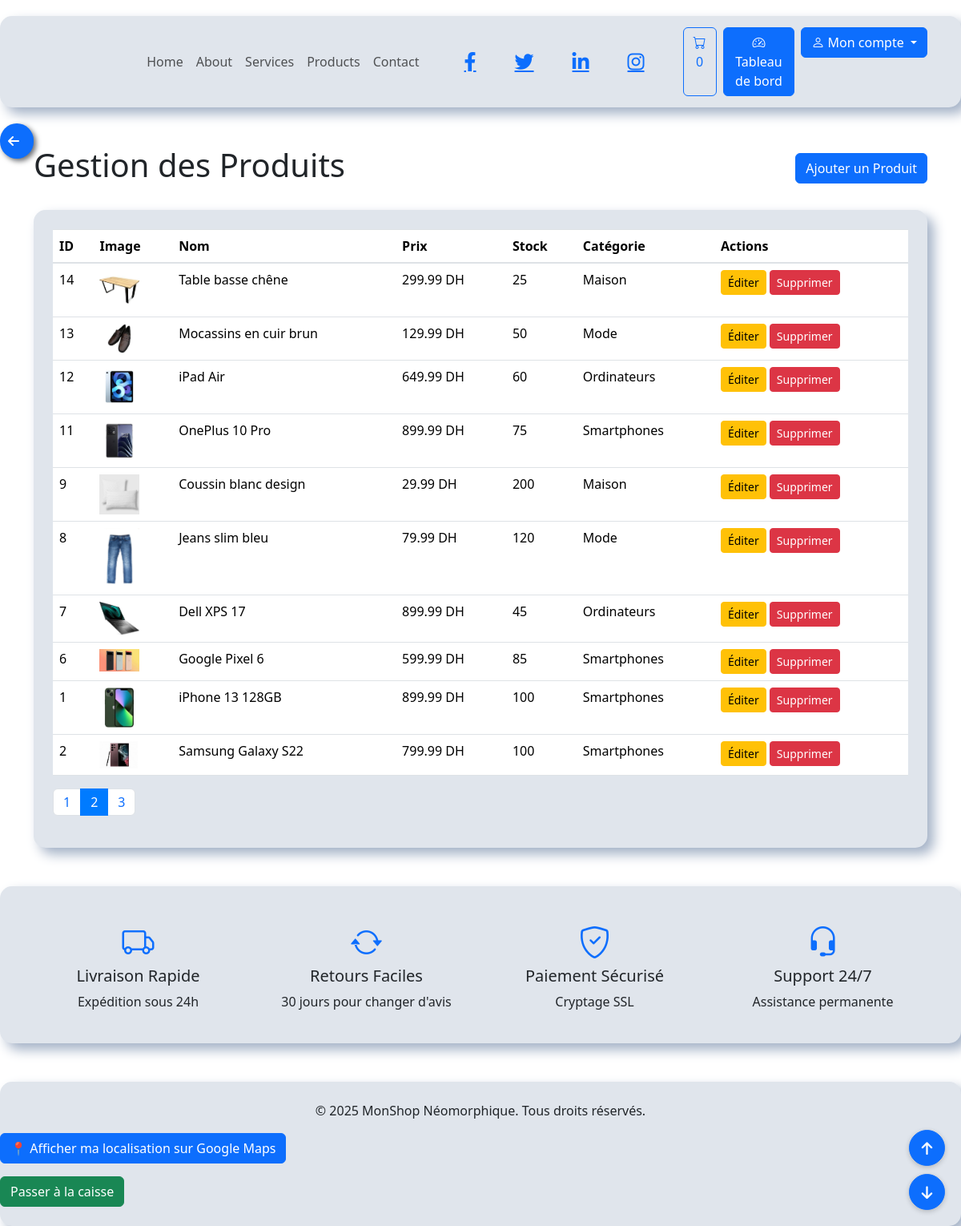
The page /projet/admin/products/list.php?page=2 (signed in) on the database its author committed.
### tables this page shows
CREATE TABLE IF NOT EXISTS `products` (
  `id` int NOT NULL AUTO_INCREMENT,
  `category_id` int DEFAULT NULL,
  `sku` varchar(50) NOT NULL,
  `name` varchar(100) NOT NULL,
  `slug` varchar(100) NOT NULL,
  `short_description` varchar(255) DEFAULT NULL,
  `description` mediumtext,
  `price` decimal(10,2) NOT NULL,
  `compare_price` decimal(10,2) DEFAULT NULL,
  `cost_price` decimal(10,2) DEFAULT NULL,
  `image` varchar(255) NOT NULL,
  `gallery` json DEFAULT NULL,
  `stock` int DEFAULT '0',
  `weight` decimal(10,2) DEFAULT NULL,
  `dimensions` varchar(50) DEFAULT NULL,
  `is_featured` tinyint(1) DEFAULT '0',
  `is_bestseller` tinyint(1) DEFAULT '0',
  `is_new` tinyint(1) DEFAULT '1',
  `views` int DEFAULT '0',
  `created_at` timestamp NULL DEFAULT CURRENT_TIMESTAMP,
  `updated_at` timestamp NULL DEFAULT CURRENT_TIMESTAMP ON UPDATE CURRENT_TIMESTAMP,
  PRIMARY KEY (`id`),
  UNIQUE KEY `sku` (`sku`),
  UNIQUE KEY `slug` (`slug`),
  KEY `idx_category` (`category_id`),
  KEY `idx_slug` (`slug`),
  KEY `idx_price` (`price`),
  KEY `idx_featured` (`is_featured`),
  KEY `idx_is_bestseller` (`is_bestseller`),
  KEY `idx_is_new` (`is_new`),
  KEY `idx_stock` (`stock`)
);

CREATE TABLE IF NOT EXISTS `categories` (
  `id` int NOT NULL AUTO_INCREMENT,
  `parent_id` int DEFAULT NULL,
  `name` varchar(100) NOT NULL,
  `slug` varchar(100) NOT NULL,
  `description` mediumtext,
  `image` varchar(255) DEFAULT NULL,
  `display_order` int DEFAULT '0',
  `is_featured` tinyint(1) DEFAULT '0',
  `created_at` timestamp NULL DEFAULT CURRENT_TIMESTAMP,
  PRIMARY KEY (`id`),
  UNIQUE KEY `slug` (`slug`),
  KEY `idx_slug` (`slug`),
  KEY `idx_parent` (`parent_id`)
);

### projet/admin/products/list.php (the view, shortened to what this page needs)
<?php
require_once ROOT_PATH . '/includes/db.php';
$page = isset($_GET['page']) ? max(1, (int)$_GET['page']) : 1;
$perPage = 10;
$offset = ($page - 1) * $perPage;
$products = $pdo->prepare("
    SELECT p.*, c.name as category_name
    FROM products p
    LEFT JOIN categories c ON p.category_id = c.id
    ORDER BY p.created_at DESC
    LIMIT :offset, :perPage
");
$products->bindValue(':offset', $offset, PDO::PARAM_INT);
$products->bindValue(':perPage', $perPage, PDO::PARAM_INT);
$products->execute();
$total = $pdo->query("SELECT COUNT(*) FROM products")->fetchColumn();
$totalPages = ceil($total / $perPage);
require_once ROOT_PATH . '/includes/header.php';
?>
<div class="container my-5">
    <div class="d-flex justify-content-between align-items-center mb-4">
        <h1>Gestion des Produits</h1>
        <a href="add.php" class="btn btn-primary">Ajouter un Produit</a>
    </div>
    <div class="neumorphic p-4">
        <table class="table">
            <thead>
                <tr>
                    <th>ID</th>
                    <th>Image</th>
                    <th>Nom</th>
                    <th>Prix</th>
                    <th>Stock</th>
                    <th>Catégorie</th>
                    <th>Actions</th>
                </tr>
            </thead>
            <tbody>
                <?php foreach ($products as $product): ?>
                <tr>
                    <td><?= $product['id'] ?></td>
                    <td>
                        <?php if (!empty($product['image'])): ?>
                            <img src="/projet/assets/img/products/<?= htmlspecialchars($product['image']) ?>" width="50">
                        <?php else: ?>
                            <span class="text-muted">Aucune</span>
                        <?php endif; ?>
                    </td>
                    <td><?= htmlspecialchars($product['name']) ?></td>
                    <td><?= number_format($product['price'], 2) ?> DH</td>
                    <td><?= $product['stock'] ?></td>
                    <td><?= htmlspecialchars($product['category_name'] ?? 'Aucune') ?></td>
                    <td>
                        <a href="edit.php?id=<?= $product['id'] ?>" class="btn btn-sm btn-warning">Éditer</a>
                        <form action="delete.php" method="POST" class="d-inline">
                            <button type="submit" class="btn btn-sm btn-danger" onclick="return confirm('Supprimer ce produit ?')">Supprimer</button>
                        </form>
                    </td>
                </tr>
                <?php endforeach; ?>
            </tbody>
        </table>
        <nav>
            <ul class="pagination">
                <?php for ($i = 1; $i <= $totalPages; $i++): ?>
                <li class="page-item <?= $i === $page ? 'active' : '' ?>">
                    <a class="page-link" href="?page=<?= $i ?>"><?= $i ?></a>
                </li>
                <?php endfor; ?>
            </ul>
        </nav>
    </div>
</div>
<?php require_once ROOT_PATH . '/includes/footer.php'; ?>

### projet/assets/css/neumorphic.css (style rules this page uses)
:root { --bg-color: #e0e5ec; --primary-color: #6c5ce7; --secondary-color: #a29bfe; --text-color: #2d3436; --shadow-light: #ffffff; --shadow-dark: #a3b1c6; --success-color: #00b894; --danger-color: #d63031; --warning-color: #fdcb6e; --info-color: #0984e3; }
body { background-color: var(--bg-color); color: var(--text-color); font-family: 'Segoe UI', Tahoma, Geneva, Verdana, sans-serif; line-height: 1.6; padding-top: 20px; }
.neumorphic { background: var(--bg-color); border-radius: 15px; box-shadow: 8px 8px 15px var(--shadow-dark), -8px -8px 15px var(--shadow-light); border: none; transition: all 0.3s ease; }
.btn { border-radius: 10px; padding: 10px 20px; transition: all 0.3s ease; }
.btn-primary { background-color: var(--primary-color); border-color: var(--primary-color); color: white; }

### rows shown on the page
products: id "14", image (picture), name "Table basse chêne", price "299.99", stock "25", category.name "Maison"
products: id "13", image (picture), name "Mocassins en cuir brun", price "129.99", stock "50", category.name "Mode"
products: id "12", image (picture), name "iPad Air", price "649.99", stock "60", category.name "Ordinateurs"
products: id "11", image (picture), name "OnePlus 10 Pro", price "899.99", stock "75", category.name "Smartphones"
products: id "9", image (picture), name "Coussin blanc design", price "29.99", stock "200", category.name "Maison"
products: id "8", image (picture), name "Jeans slim bleu", price "79.99", stock "120", category.name "Mode"
products: id "7", image (picture), name "Dell XPS 17", price "899.99", stock "45", category.name "Ordinateurs"
products: id "6", image (picture), name "Google Pixel 6", price "599.99", stock "85", category.name "Smartphones"
products: id "1", image (picture), name "iPhone 13 128GB", price "899.99", stock "100", category.name "Smartphones"
products: id "2", image (picture), name "Samsung Galaxy S22", price "799.99", stock "100", category.name "Smartphones"

### other values the page prints
$_SESSION['cart_count'] "0"
SITE_NAME "MonShop Néomorphique"
